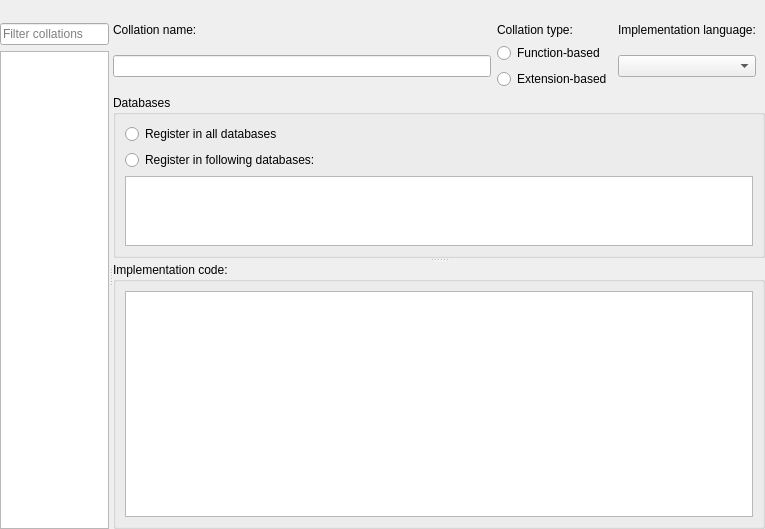
<?xml version="1.0" encoding="UTF-8"?>
<ui version="4.0">
 <class>CollationsEditor</class>
 <widget class="QWidget" name="CollationsEditor">
  <property name="geometry">
   <rect>
    <x>0</x>
    <y>0</y>
    <width>765</width>
    <height>529</height>
   </rect>
  </property>
  <property name="windowTitle">
   <string notr="true">Form</string>
  </property>
  <layout class="QVBoxLayout" name="verticalLayout">
   <property name="leftMargin">
    <number>0</number>
   </property>
   <property name="topMargin">
    <number>0</number>
   </property>
   <property name="rightMargin">
    <number>0</number>
   </property>
   <property name="bottomMargin">
    <number>0</number>
   </property>
   <item>
    <widget class="QToolBar" name="toolbar"/>
   </item>
   <item>
    <widget class="QWidget" name="mainWidgt" native="true">
     <layout class="QHBoxLayout" name="horizontalLayout">
      <property name="leftMargin">
       <number>0</number>
      </property>
      <property name="topMargin">
       <number>0</number>
      </property>
      <property name="rightMargin">
       <number>0</number>
      </property>
      <property name="bottomMargin">
       <number>0</number>
      </property>
      <item>
       <widget class="QSplitter" name="splitter">
        <property name="orientation">
         <enum>Qt::Horizontal</enum>
        </property>
        <widget class="QWidget" name="leftWidget" native="true">
         <property name="sizePolicy">
          <sizepolicy hsizetype="Preferred" vsizetype="Preferred">
           <horstretch>1</horstretch>
           <verstretch>0</verstretch>
          </sizepolicy>
         </property>
         <layout class="QVBoxLayout" name="verticalLayout_2">
          <property name="leftMargin">
           <number>0</number>
          </property>
          <property name="topMargin">
           <number>0</number>
          </property>
          <property name="rightMargin">
           <number>0</number>
          </property>
          <property name="bottomMargin">
           <number>0</number>
          </property>
          <item>
           <widget class="QLineEdit" name="lineEdit">
            <property name="placeholderText">
             <string>Filter collations</string>
            </property>
           </widget>
          </item>
          <item>
           <widget class="QListView" name="collationList"/>
          </item>
         </layout>
        </widget>
        <widget class="QWidget" name="rightWidget" native="true">
         <property name="sizePolicy">
          <sizepolicy hsizetype="Preferred" vsizetype="Preferred">
           <horstretch>4</horstretch>
           <verstretch>0</verstretch>
          </sizepolicy>
         </property>
         <layout class="QGridLayout" name="gridLayout">
          <property name="leftMargin">
           <number>0</number>
          </property>
          <property name="topMargin">
           <number>0</number>
          </property>
          <property name="rightMargin">
           <number>0</number>
          </property>
          <property name="bottomMargin">
           <number>0</number>
          </property>
          <item row="3" column="0" colspan="2">
           <widget class="QWidget" name="rightBottomWidget" native="true">
            <layout class="QVBoxLayout" name="verticalLayout_5">
             <property name="leftMargin">
              <number>0</number>
             </property>
             <property name="topMargin">
              <number>0</number>
             </property>
             <property name="rightMargin">
              <number>0</number>
             </property>
             <property name="bottomMargin">
              <number>0</number>
             </property>
             <item>
              <widget class="QSplitter" name="splitter_2">
               <property name="orientation">
                <enum>Qt::Vertical</enum>
               </property>
               <widget class="QGroupBox" name="databasesGroup">
                <property name="sizePolicy">
                 <sizepolicy hsizetype="Preferred" vsizetype="Preferred">
                  <horstretch>0</horstretch>
                  <verstretch>1</verstretch>
                 </sizepolicy>
                </property>
                <property name="title">
                 <string>Databases</string>
                </property>
                <layout class="QVBoxLayout" name="verticalLayout_3">
                 <item>
                  <widget class="QRadioButton" name="allDatabasesRadio">
                   <property name="text">
                    <string>Register in all databases</string>
                   </property>
                  </widget>
                 </item>
                 <item>
                  <widget class="QRadioButton" name="selectedDatabasesRadio">
                   <property name="text">
                    <string>Register in following databases:</string>
                   </property>
                  </widget>
                 </item>
                 <item>
                  <widget class="QTreeView" name="databaseList">
                   <attribute name="headerVisible">
                    <bool>false</bool>
                   </attribute>
                  </widget>
                 </item>
                </layout>
               </widget>
               <widget class="QGroupBox" name="codeGroup">
                <property name="sizePolicy">
                 <sizepolicy hsizetype="Preferred" vsizetype="Preferred">
                  <horstretch>0</horstretch>
                  <verstretch>2</verstretch>
                 </sizepolicy>
                </property>
                <property name="title">
                 <string>Implementation code:</string>
                </property>
                <layout class="QVBoxLayout" name="verticalLayout_4">
                 <item>
                  <widget class="QPlainTextEdit" name="codeEdit">
                   <property name="lineWrapMode">
                    <enum>QPlainTextEdit::NoWrap</enum>
                   </property>
                  </widget>
                 </item>
                </layout>
               </widget>
              </widget>
             </item>
            </layout>
           </widget>
          </item>
          <item row="0" column="0" colspan="2">
           <widget class="QWidget" name="widget" native="true">
            <layout class="QGridLayout" name="gridLayout_2">
             <property name="leftMargin">
              <number>0</number>
             </property>
             <property name="topMargin">
              <number>0</number>
             </property>
             <property name="bottomMargin">
              <number>0</number>
             </property>
             <item row="0" column="0">
              <widget class="QLabel" name="nameLabel">
               <property name="text">
                <string>Collation name:</string>
               </property>
              </widget>
             </item>
             <item row="1" column="0">
              <widget class="QLineEdit" name="nameEdit"/>
             </item>
             <item row="0" column="1">
              <widget class="QLabel" name="typeLabel">
               <property name="text">
                <string>Collation type:</string>
               </property>
              </widget>
             </item>
             <item row="1" column="1">
              <layout class="QVBoxLayout" name="verticalLayout_6">
               <item>
                <widget class="QRadioButton" name="functionBasedRadio">
                 <property name="text">
                  <string>Function-based</string>
                 </property>
                </widget>
               </item>
               <item>
                <widget class="QRadioButton" name="extensionBasedRadio">
                 <property name="text">
                  <string>Extension-based</string>
                 </property>
                </widget>
               </item>
              </layout>
             </item>
             <item row="0" column="2">
              <widget class="QLabel" name="langLabel">
               <property name="text">
                <string>Implementation language:</string>
               </property>
              </widget>
             </item>
             <item row="1" column="2">
              <widget class="QComboBox" name="langCombo"/>
             </item>
            </layout>
           </widget>
          </item>
         </layout>
        </widget>
       </widget>
      </item>
     </layout>
    </widget>
   </item>
  </layout>
 </widget>
 <resources/>
 <connections/>
</ui>
